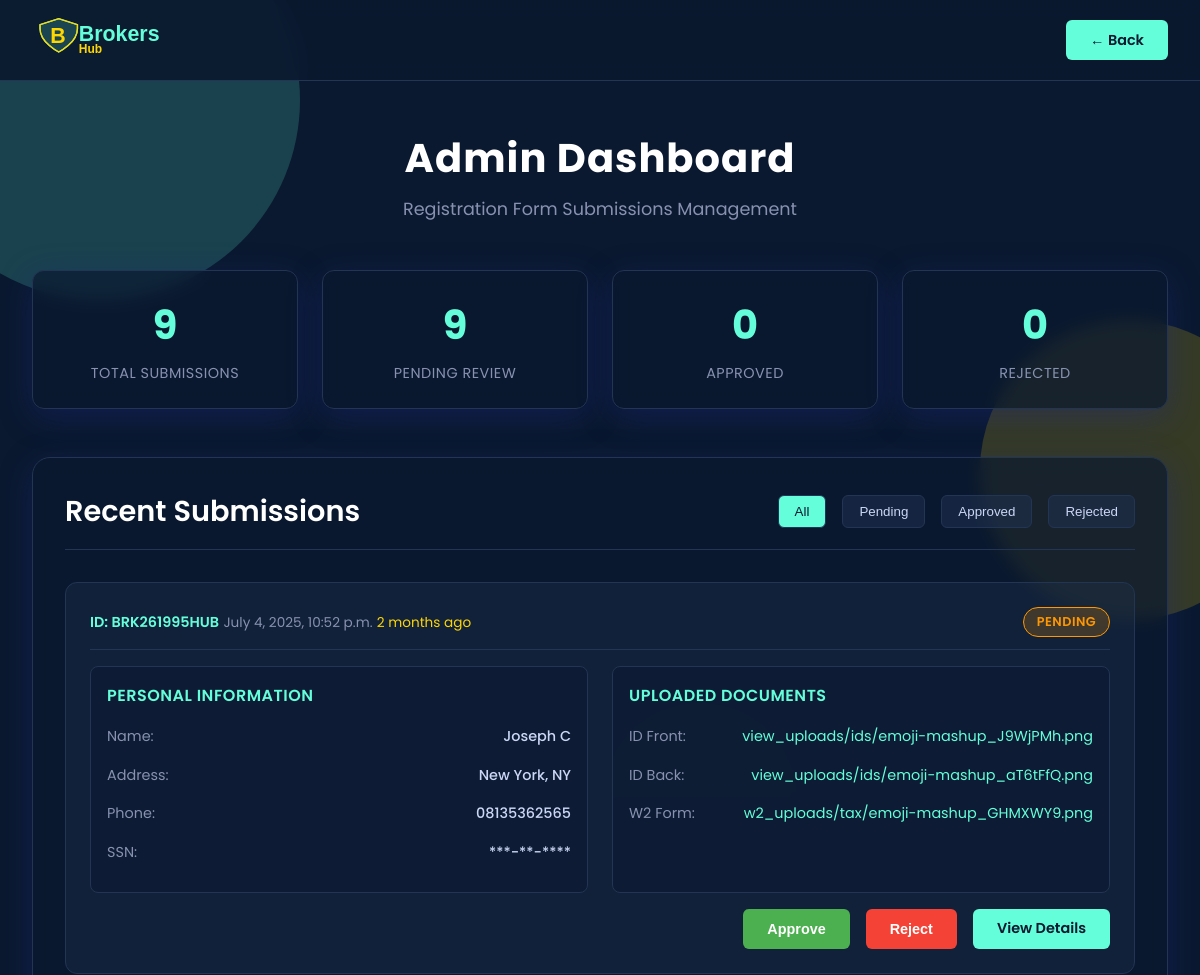
The page /brk-not-enter/ (upper part) on the database as committed earlier.
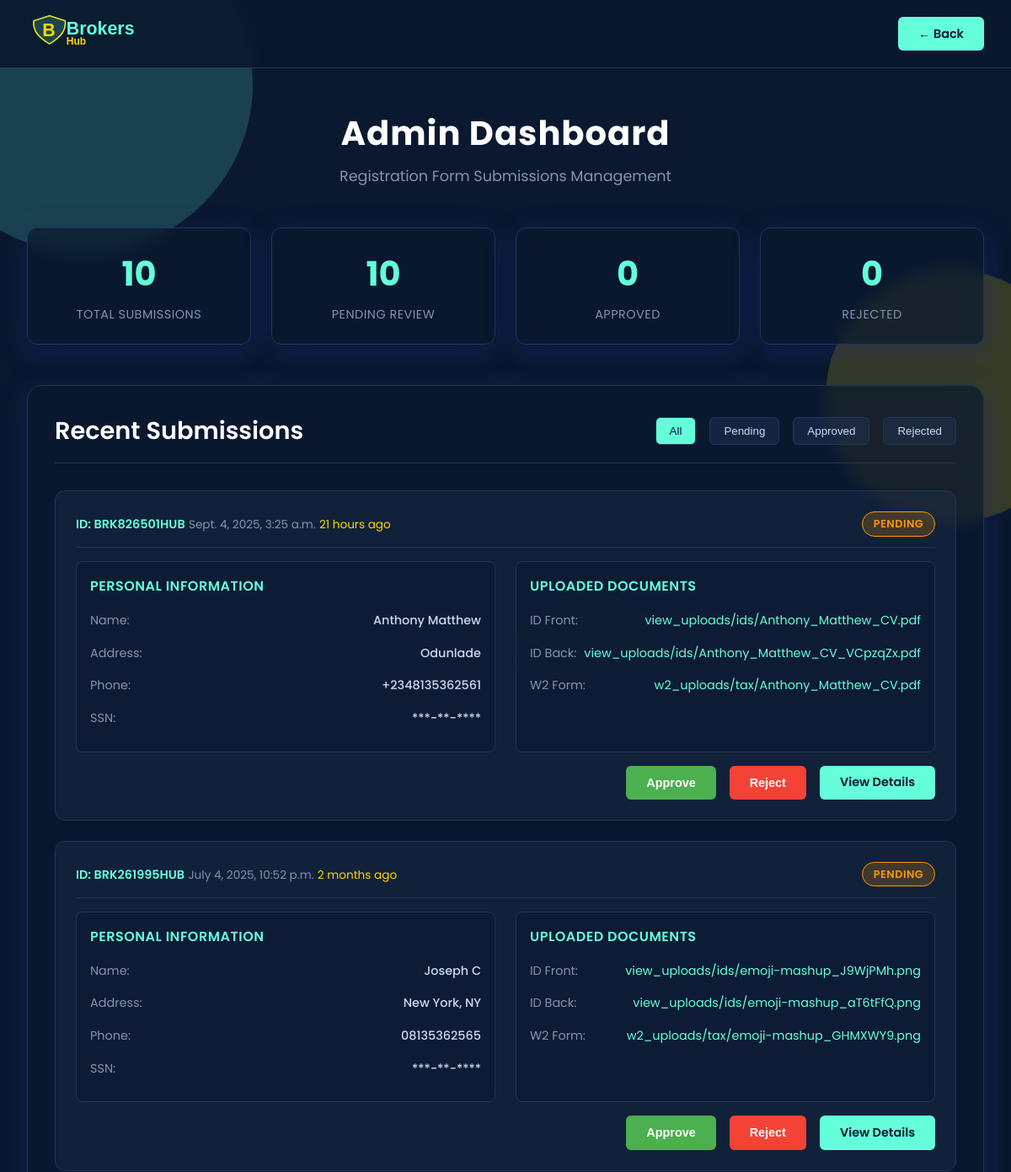
The same page on the database as committed later.
### hubapp/models.py (models this page shows, shortened)
class Registration(models.Model):
    first_name = models.CharField(max_length=100)
    last_name = models.CharField(max_length=100)
    phone = models.CharField(
    max_length=15,
    unique=True,
    validators=[RegexValidator(
        regex=r'^\+?1?\d{9,15}$',
        message="Phone number must be entered in the format: '+999999999'. Up to 15 digits allowed."
    )]
    )
    email = models.EmailField(max_length=254,unique=True)
    ssn = models.CharField(
        max_length=11,
        unique=True,
        validators=[RegexValidator(
            regex=r'^\d{3}-\d{2}-\d{4}$',
            message="SSN must be in the format: XXX-XX-XXXX"
        )]
    )
    address = models.TextField()
    id_front = models.FileField(upload_to='uploads/ids/')
    id_back = models.FileField(upload_to='uploads/ids/')
    w2_form = models.FileField(upload_to='uploads/tax/')
    idme_consent = models.BooleanField(default=True,verbose_name="ID.me Verification Consent")
    accept = models.BooleanField(default=False,verbose_name="accepted ")
    rejected = models.BooleanField(default=False,verbose_name="rejected")
    reference_id = models.CharField(max_length=12, unique=True, default=generate_reference_id)
    created_at = models.DateTimeField(default=timezone.now)
    class Meta:
        ordering = ['-created_at']
        verbose_name = "Registration"
        verbose_name_plural = "Registrations"
    @property
    def age(self):
        now = timezone.now()
        diff = now - self.created_at
        total_seconds = int(diff.total_seconds())
        if total_seconds < 60:
            return "Just now"
        elif total_seconds < 3600:  # Less than 1 hour
            minutes = total_seconds // 60
            return f"{minutes} min{'s' if minutes > 1 else ''} ago"
        elif total_seconds < 86400:  # Less than 1 day
            hours = total_seconds // 3600
            return f"{hours} hour{'s' if hours > 1 else ''} ago"
        elif total_seconds < 2592000:  # Less than 30 days
            days = total_seconds // 86400
            return f"{days} day{'s' if days > 1 else ''} ago"
        elif total_seconds < 31536000:  # Less than 1 year
            months = total_seconds // 2592000
            return f"{months} month{'s' if months > 1 else ''} ago"
        else:
            years = total_seconds // 31536000
            return f"{years} year{'s' if years > 1 else ''} ago"

### hubapp/views.py (the view)
# urls.py: path('brk-not-enter/',views.activity_admin_tay,name='minister'),
def activity_admin_tay(request):
    reg = Registration.objects.all()
    acc = Registration.objects.filter(accept=True)
    rej = Registration.objects.filter(rejected=True)
    context = {
        'reg': reg,
        'acc': acc,
        'rej': rej,
    }
    return render(request,'admin.html',context)

### hubapp/context_processor.py (called while the page is built)
def general(request):
    hub = CompanyProfile.objects.get(pk=1)
    context = {
    'hub': hub,
    }
    return context

### hubapp/templates/admin.html (shortened to what this page needs)
<!DOCTYPE html>
{% load static %}
<html lang="en">
<head>
  <link rel="stylesheet" href="https://unpkg.com/aos@next/dist/aos.css" />
</head>
<body>
  <div class="bg-animated">
    <div class="bg-shape bg-shape1"></div>
    <div class="bg-shape bg-shape2"></div>
    <div class="bg-shape bg-shape3"></div>
  </div>
  <nav class="navbar">
    <div class="nav-container">
      <a href="#" class="logo">
        <img src="{% static '' %}svg/logo.svg" alt="Brokage Hub Logo" style="height:40px;">
      </a>
      <a class="btn btn-view" href="#" onclick="history.back()">← Back</a>
    </div>
  </nav>
  <div class="admin-container">
    <div class="admin-header" data-aos="fade-down">
      <h1 class="admin-title">Admin Dashboard</h1>
      <p class="admin-subtitle">Registration Form Submissions Management</p>
    </div>
{% if reg %}
  <div class="stats-grid" data-aos="fade-up">
    <div class="stat-card">
      <div class="stat-number">{{reg.count}}</div>
      <div class="stat-label">Total Submissions</div>
    </div>
    <div class="stat-card">
      <div class="stat-number">{{reg.count}}</div>
      <div class="stat-label">Pending Review</div>
    </div>
    {% endif %}
    <div class="stat-card">
      <div class="stat-number">{{acc.count}}</div>
      <div class="stat-label">Approved</div>
    </div>
    <div class="stat-card">
      <div class="stat-number">{{rej.count}}</div>
      <div class="stat-label">Rejected</div>
    </div>
  </div>
    <div class="submissions-container" data-aos="fade-up">
      <div class="submissions-header">
        <h2 class="submissions-title">Recent Submissions</h2>
        <div class="filter-controls">
          <button class="filter-btn active" onclick="filterSubmissions('all')">All</button>
          <button class="filter-btn" onclick="filterSubmissions('pending')">Pending</button>
          <button class="filter-btn" onclick="filterSubmissions('approved')">Approved</button>
          <button class="filter-btn" onclick="filterSubmissions('rejected')">Rejected</button>
        </div>
      </div>
      {% if reg %}
        {% for e in reg %}
        <div class="submission-card" data-status="pending">
          <div class="submission-header">
            <div>
              <span class="submission-id">ID: {{e.reference_id}}</span>
              <span class="submission-date">{{e.created_at}}</span>
              <span class="submission-min">{{e.age}}</span>
            </div>
            <span class="status-badge status-pending">Pending</span>
          </div>
          <div class="submission-details">
            <div class="detail-section">
              <div class="section-title">Personal Information</div>
              <div class="detail-item">
                <span class="detail-label">Name:</span>
                <span class="detail-value">{{e.first_name|title}}&nbsp;{{e.last_name|title}}</span>
              </div>
              <div class="detail-item">
                <span class="detail-label">Address:</span>
                <span class="detail-value">{{e.address}}</span>
              </div>
              <div class="detail-item">
                <span class="detail-label">Phone:</span>
                <span class="detail-value">{{e.phone}}</span>
              </div>
              <div class="detail-item">
                <span class="detail-label">SSN:</span>
                <span class="detail-value">***-**-****</span>
              </div>
            </div>
            <div class="detail-section">
              <div class="section-title">Uploaded Documents</div>
              <div class="detail-item">
                <span class="detail-label">ID Front:</span>
                <a href="{{e.id_front.url}}" class="file-link">view_{{e.id_front}}</a>
              </div>
              <div class="detail-item">
                <span class="detail-label">ID Back:</span>
                <a href="{{e.id_back.url}}" class="file-link">view_{{e.id_back}}</a>
              </div>
              <div class="detail-item">
                <span class="detail-label">W2 Form:</span>
                <a href="{{e.w2_form.url}}" class="file-link">w2_{{e.w2_form}}</a>
              </div>
            </div>
          </div>
          <div class="action-buttons">
            <button class="btn btn-approve" onclick="updateStatus(this, 'approved')">Approve</button>
            <button class="btn btn-reject" onclick="updateStatus(this, 'rejected')">Reject</button>
            <a href="{% url 'detail' e.reference_id  e.id %}" class="btn btn-view" onclick="viewDetails()">View Details</a>
          </div>
        </div>
        {% endfor %}
      {% endif %}
    </div>
  </div>
</body>
</html>

Rows that differ between the two databases and show on the page:
added Registration: reference_id "BRK826501HUB", created_at "Sept. 4, 2025, 3:25 a.m.", age "21 hours ago", first_name "Anthony", last_name "Matthew", address "Odunlade", phone "+2348135362561", id_front "uploads/ids/Anthony_Matthew_CV.pdf", id_back "uploads/ids/Anthony_Matthew_CV_VCpzqZx.pdf", w2_form "uploads/tax/Anthony_Matthew_CV.pdf"
Other text that changed with them:
{{ reg.count }}: "9" → "10"
